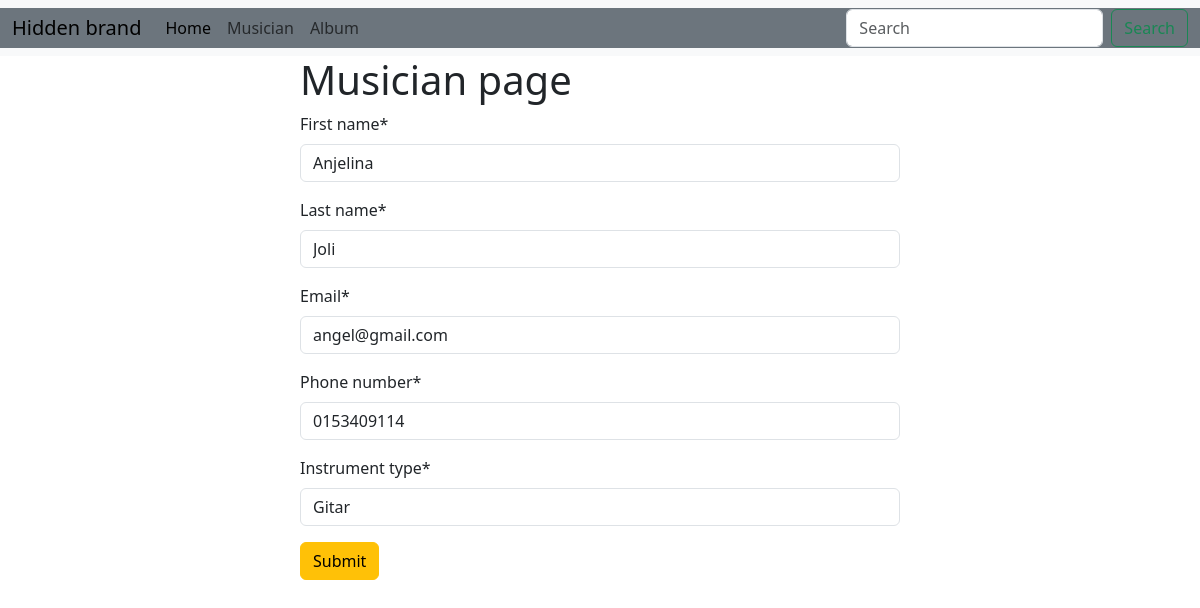
The app's page /musician/edit/3 with its own data.
### musician/models.py (models this page shows, shortened)
class Musician(models.Model):
    first_name = models.CharField(max_length=100)
    last_name = models.CharField(max_length=100)
    email=models.EmailField()
    phone_number=models.CharField(max_length=12)
    instrument_type=models.CharField(max_length=100)

### musician/views.py (the view)
# urls.py: path('edit/<int:id>',views.edit_musician, name='edit_musician'),
def edit_musician(request,id):
    post=models.Musician.objects.get(pk=id)
    musician=forms.MusicianForm(instance=post)
    if request.method =='POST':
        musician=forms.MusicianForm(request.POST,instance=post)
        if musician.is_valid():
            musician.save()
            return redirect('home')
    return render(request, 'musician.html', {'form':musician})

### musician/forms.py
class MusicianForm(forms.ModelForm):
    class Meta:
        model=Musician
        fields='__all__'

### musician/templates/musician.html (shortened to what this page needs)
{% extends "base.html" %}
{% load crispy_forms_tags %}
{% block content %}
<form method="post" style='width:50%; margin:auto '>
    <h1>Musician page</h1>
    {{ form | crispy }}
    <button class="btn btn-warning">Submit</button>
</form>
{% endblock  %}

### records on screen
Musician: first_name "Anjelina", last_name "Joli", email "angel@gmail.com", phone_number "0153409114", instrument_type "Gitar"
